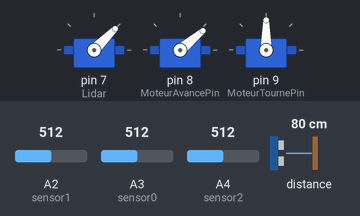
This sketch was run on a simulated Arduino Uno, built with avr-gcc and run on an emulated ATmega328P. Parts: 3 × servo. Wiring (inferred from the names in the program): LIDAR-Lite range finder at I2C address 0x62. The inputs (shaded band) are chosen by the test bench; at power-on: A2 (sensor1) = 512, distance to the obstacle 80 cm, A3 (sensor0) = 512, A4 (sensor2) = 512. What the sketch prints to the serial monitor is not drawn.

Above: at 1.4 s.
1.5 s: A2 (sensor1) set to 349
At 3.6 s:
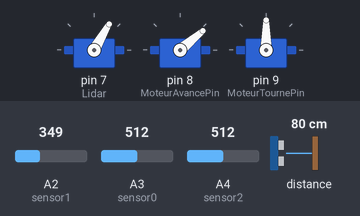
4.9 s: A2 (sensor1) set to 332
At 5.8 s:
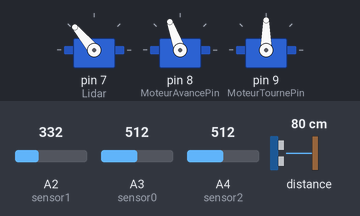
8.3 s: distance to the obstacle set to 55 cm
11.7 s: distance to the obstacle set to 51 cm
At 13.0 s:
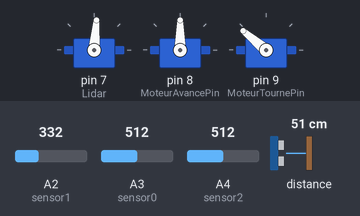
15.1 s: distance to the obstacle set to 2 cm
At 17.44 s:
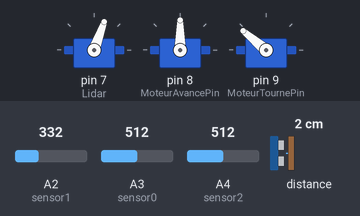
18.5 s: distance to the obstacle set to 60 cm
Timing chart, 0 to 22.9 s (numbered marks = the images above; inputs shaded):
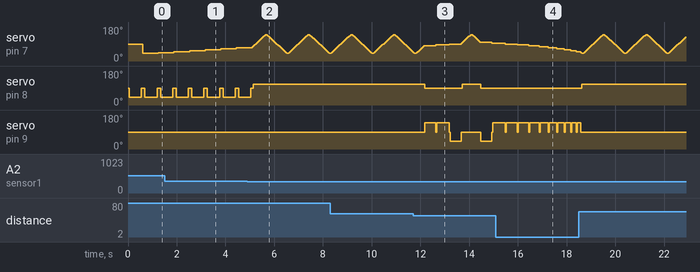

Measured:
- the behaviour switches between 339 and 338 on A2 (sensor1) (found by bisection; images 1 and 2)
- the behaviour switches between 52 and 51 cm on distance to the obstacle (found by bisection; images 2 and 3)
- after the input at 11.7 s, servo on pin 8 (MoteurAvancePin): 110° → 90° after 0.47 s, → 110° 1.6 s later, → 90° 0.75 s later
- after the input at 15.1 s, servo on pin 8 (MoteurAvancePin): stays 90° (without the input it goes to 110° after 0.92 s)
- after the input at 18.5 s, servo on pin 8 (MoteurAvancePin): 90° → 110° after 0.12 s; servo on pin 9 (MoteurTournePin): goes on until 18.6 s, then stays 90°
- by itself, servo on pin 9 (MoteurTournePin): repeats every 0.50 s: 140° 0.46 s, 90° 0.04 s

The sketch:

Code_Rover_3.ino
```cpp
#include <Wire.h>

#define    LIDARLite_ADDRESS   0x62          // Default I2C Address of LIDAR-Lite.
#define    RegisterMeasure     0x00          // Register to write to initiate ranging.
#define    MeasureValue        0x04          // Value to initiate ranging.
#define    RegisterHighLowB    0x8f          // Register to get both High and Low bytes in 1 call.

#define sensor0 A3 //gauche
#define sensor1 A2 //droite
#define sensor2 A4 //avant
#include <Servo.h>

Servo Lidar;
Servo MoteurAvance;
Servo MoteurTourne;

double pos = 0;
double distance = 0;
int distanceIR0=0;
int distanceIR1=0;
int distanceIR2=0;
int distanceParcouru=0;


const int MoteurAvancePin = 8;  // avance
const int MoteurTournePin = 9; // tourne


void setup()
{
  Serial.begin(9600);
  Serial.println("< START >");
  Lidar.attach(7); //Servo du LIDAR
  MoteurAvance.attach(MoteurAvancePin,1000,2000); //Servo avancer
  MoteurTourne.attach(MoteurTournePin,1000,2000); //Servo tourner
  Wire.begin();
}


int lidarGetRange(void)
{
  int val = -1;

  Wire.beginTransmission((int)LIDARLite_ADDRESS);
  Wire.write((int)RegisterMeasure);
  Wire.write((int)MeasureValue);
  Wire.endTransmission();

  delay(20);

  Wire.beginTransmission((int)LIDARLite_ADDRESS);
  Wire.write((int)RegisterHighLowB);
  Wire.endTransmission();

  delay(20);

  Wire.requestFrom((int)LIDARLite_ADDRESS, 2);

  if(2 <= Wire.available())
  {
    val = Wire.read();
    val = val << 8;
    val |= Wire.read();
  }

  return val;
}

int iRGetRange(void)
{
  float volts0=analogRead(sensor0)*0.0048828125;
  distanceIR0=13*pow(volts0,-1)*2.54;
  float volts1=analogRead(sensor1)*0.0048828125;
  distanceIR1=13*pow(volts1,-1)*2.54;
  float volts2=analogRead(sensor2)*0.0048828125;
  distanceIR2=13*pow(volts2,-1)*2.54;

  //Serial.println(distanceIR0);
  //Serial.print("gauche \n");
  //Serial.println(distanceIR1);
  //Serial.print("droite \n");
  //Serial.println(distanceIR2);
  //Serial.print("arriere");
}

void serialPrintRange(int pos, int distance)
{
    //Serial.print("Position (deg): ");
    //Serial.print(pos);
    //Serial.print("\t\tDistance (cm): ");
    //Serial.println(distance);
}

void LIDAR(void)
{

  for(pos = 40; pos <= 140; pos += 5)
  {
    iRGetRange();
    avance();
    Lidar.write(pos);
    distance = lidarGetRange();
    serialPrintRange(pos, distance);
  }

  for(pos = 140; pos>=40; pos -= 5)
  {
    iRGetRange();
    avance();
    Lidar.write(pos);
    distance = lidarGetRange();
    serialPrintRange(pos, distance);
  }
}
void avance(void)
{
   if(distanceIR1<20 && distanceIR1>1 )
   {
    MoteurAvance.write(90);
    delay(50);
    MoteurAvance.write(40);
    delay(500);
    MoteurAvance.write(90);
    delay(50);
   }
   else
   {
    if(distance > (-0.0112*(pos)*(pos) + 2.0162*(pos) - 39.25))
    {
     //MoteurAvance.write(148.73); vitesse theorique
     MoteurAvance.write(110); //vitesse test
    }
    else //if(pos>=70 && pos<=110)
    {
     MoteurAvance.write(90);
     delay(1);
      if(pos<=90)
      {
       MoteurTourne.write(140);
       delay(8*pos-220);
       MoteurTourne.write(90);
       delay(1);
      }
      else
      {
       MoteurTourne.write(40);
       delay(-8*pos+1220);
       MoteurTourne.write(90);
       delay(1);
       }
     }
    }
}

void loop()
{
  LIDAR();
}
```
